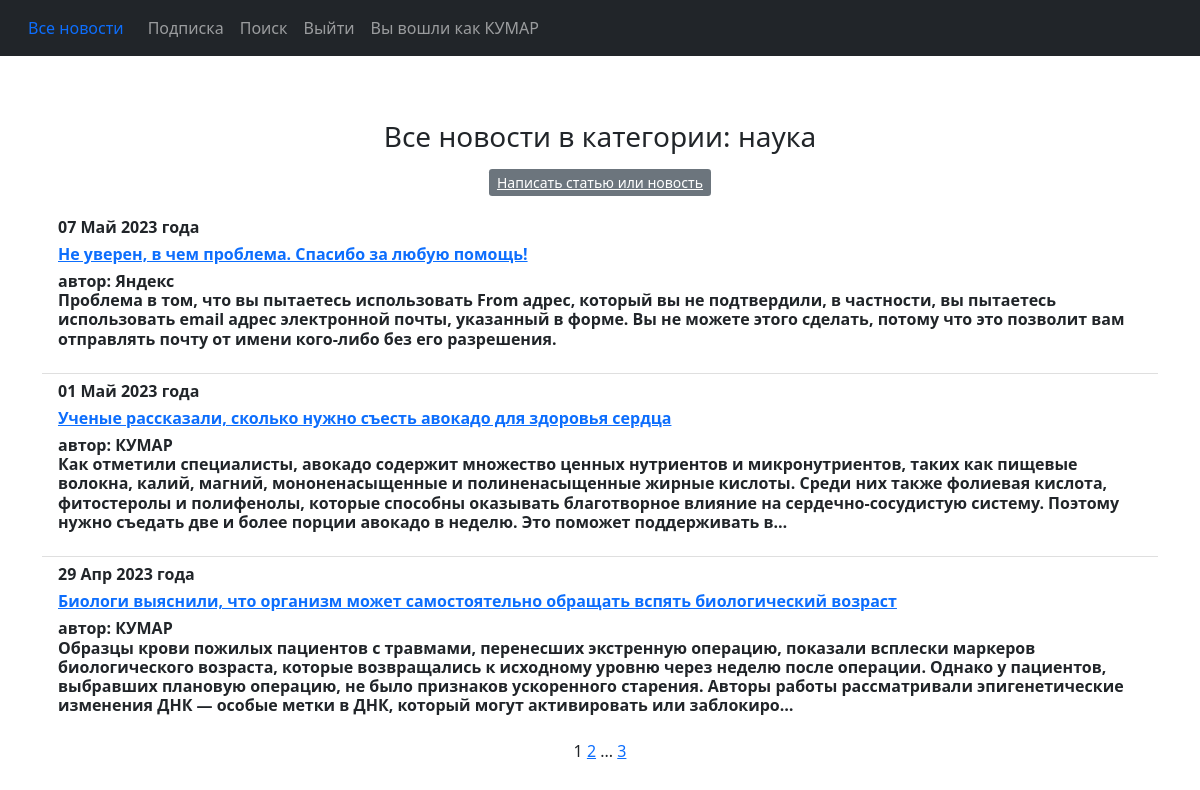
The app's page /categories/4/ (signed in) with its own data.
### news/models.py (models this page shows, shortened)
class Category(models.Model):
    name = models.CharField(max_length=64,
                            unique=True,
                            verbose_name=gettext_lazy(
                                'help text for Category model',
                                'This is the help text'), )
    subscribers = models.ManyToManyField(User,
                                         blank=True,
                                         related_name='categories',
                                         through='Subscriber')
    class Meta:
        verbose_name = 'Категория'
        verbose_name_plural = 'Категории'

class Post(models.Model):
    NEWS = 'NW'
    ARTICLE = 'AR'
    CATEGORY_CHOICES = (
        (NEWS, 'Новость'),
        (ARTICLE, 'Статья'),
    )
    author = models.ForeignKey(Author, on_delete=models.CASCADE)
    categoryType = models.CharField(max_length=2,
                                    choices=CATEGORY_CHOICES,
                                    default=ARTICLE)
    date = models.DateTimeField(auto_now_add=True)
    category = models.ManyToManyField(Category,
                                      through='PostCategory',
                                      help_text=_('category name'))
    title = models.CharField(max_length=255,
                             verbose_name=gettext_lazy('Заголовок'))
    text = models.TextField()
    rating = models.SmallIntegerField(default=0)
    class Meta:
        verbose_name = 'Новость'
        verbose_name_plural = 'Новости'

class Author(models.Model):
    authorUser = models.OneToOneField(User, on_delete=models.CASCADE)
    ratingAuthor = models.IntegerField(default=0)
    class Meta:
        verbose_name = 'Автор'
        verbose_name_plural = 'Авторы'
    def __str__(self):
        return f'{self.authorUser}'

### news/views.py (the view)
# urls.py: path('categories/<int:pk>/', CategoryListView.as_view(), name='category_list'),
class CategoryListView(PostList):
    model = Post
    template_name = 'category_list.html'
    context_object_name = 'category_news_list'
    ordering = '-date'
    paginate_by = 3
    def get_queryset(self):
        self.category = get_object_or_404(Category, id=self.kwargs['pk'])
        queryset = Post.objects.filter(category=self.category).order_by('-date')
        return queryset
    def get_context_data(self, **kwargs):
        context = super().get_context_data(**kwargs)
        context['is_not_subscriber'] = self.request.user not in self.category.subscribers.all()
        context['category'] = self.category
        return context

### news/templatetags/custom_filters.py (called while the page is built)
@register.filter()
def censor(value):
    text = value
    for r in replacements.items():
        text = text.replace(r[0], r[1])
    return text

### news/templatetags/custom_tags.py (called while the page is built)
@register.simple_tag(takes_context=True)
def url_replace(context, **kwargs):
    d = context['request'].GET.copy()
    for k, v in kwargs.items():
        d[k] = v
    return d.urlencode()

### news/views.py (called while the page is built)
    def get_context_data(self, **kwargs):
        context = super().get_context_data(**kwargs)
        context['time_now'] = datetime.utcnow()
        context['is_author'] = self.request.user.groups.filter(name='authors').exists()
        return context

### news/templates/category_list.html (shortened to what this page needs)
{% extends 'default.html' %}
{% load custom_filters %}
{% load custom_tags %}
{% block content %}
<p><h3 class="text-normal fs-12">Все новости в категории: {{ category.name }} </p></h3>
{% if perms.news.add_post %}
<p class="text-center">
    <a href="{% url 'post_create' %}" class="btn-secondary btn-sm">Написать статью или новость</a>
</p>
{% endif %}
{% if category_news_list %}
<ul class="list-group list-group-flush">
    {% for c in category_news_list %}
    <li class="list-group-item">
        <h6 align="left"<small class="fw-bold">{{ c.date | date:'d M Y'}} года</small> </h6>
        <h6 align="left"<small class="fw-bold"><a href="{% url 'post' c.id %}">{{ c.title | censor }}</a></small>
        <h6 align="left"<small class="fw-bold">автор: {{ c.author }}</small> <br>
        <p align="left">{{ c.text | truncatechars:410 }}</p>
    </li>
    {% endfor %}
</ul>
{% else %}
<h2>Новостей нет!</h2>
{% endif %}
{{ page_obj.number }}
{% if page_obj.has_next %}
<a href="?{% url_replace page=page_obj.next_page_number %}">{{ page_obj.next_page_number }}</a>
{% if paginator.num_pages != page_obj.next_page_number %}
...
<a href="?{% url_replace page=page_obj.paginator.num_pages %}">{{ page_obj.paginator.num_pages }}</a>
{% endif %}
{% endif %}
{% endblock content %}

### templates/default.html (shortened to what this page needs)
<!DOCTYPE html>
<html lang="en">
<head>
    {% load static %}
    {% load custom_filters %}
    {% load custom_tags %}
    {% load i18n %}
    {% load tz %}
    <link href="{% static 'css/styles.css' %}" rel="stylesheet"/>
</head>
<body>
<nav class="navbar navbar-expand-lg navbar-dark bg-dark static-top">
    <div class="container-fluid justify-content-center">
        <a class="nav-link" href="/news">Все новости</a>
        <div class="collapse navbar-collapse" id="navbarSupportedContent">
            <ul class="navbar-nav me-auto mb-2 mb-lg-0">
                <li class="nav-item">
                    <a class="nav-link" href="/subscriptions/">Подписка</a>
                </li>
                <li class="nav-item active">
                    <a class="nav-link" href="/news/search">Поиск</a>
                </li>
                {% if user.username %}
                <li class="nav-item">
                    <a class="nav-link" href="/accounts/logout">Выйти</a>
                </li>
                <li class="nav-item">
                    <a class="nav-link" href="/news">Вы вошли как {{ user.username }}</a>
                </li>
                {% else %}
                <li class="nav-item">
                    <a class="nav-link" href="/accounts/login">Войти</a>
                </li>
                {% endif %}
            </ul>
        </div>
    </div>
</nav>
<div class="language-switcher">
  <ul class="nav">
    {% get_current_language as current_language %}
    {% get_available_languages as languages %}
    {% for language in languages %}
      <li class="nav-item">
        <a class="nav-link{% if language.code == current_language %} active{% endif %}"
           href="/{{ language.code }}{% url 'set_language' %}?next={{ request.path }}">
        </a>
      </li>
    {% endfor %}
  </ul>
</div>
<div class="container">
    <div class="row">
        <div class="col-lg-16 text-center">
            {% block content %}
            {% endblock content %}
        </div>
    </div>
</div>
</body>
</html>

### records on screen
Category: name "наука"
Post: date "07 Май 2023", title|censor "Не уверен, в чем проблема. Спасибо за любую помощь!", author "Яндекс", text "Проблема в том, что вы пытаетесь использовать From адрес, который вы не подтвердили, в частности, вы пытаетесь использовать email адрес электронной почты, указанный в форме. Вы не можете этого сделать, потому что это позволит вам отправлять почту от имени кого-либо без его разрешения."
Post: date "01 Май 2023", title|censor "Ученые рассказали, сколько нужно съесть авокадо для здоровья сердца", author "КУМАР", text "Как отметили специалисты, авокадо содержит множество ценных нутриентов и микронутриентов, таких как пищевые волокна, калий, магний, мононенасыщенные и полиненасыщенные жирные кислоты. Среди них также фолиевая кислота, фитостеролы и полифенолы, которые способны оказывать благотворное влияние на сердечно-сосудистую систему. Поэтому нужно съедать две и более порции авокадо в неделю. Это поможет поддерживать в…"
Post: date "29 Апр 2023", title|censor "Биологи выяснили, что организм может самостоятельно обращать вспять биологический возраст", author "КУМАР", text "Образцы крови пожилых пациентов с травмами, перенесших экстренную операцию, показали всплески маркеров биологического возраста, которые возвращались к исходному уровню через неделю после операции. Однако у пациентов, выбравших плановую операцию, не было признаков ускоренного старения. Авторы работы рассматривали эпигенетические изменения ДНК — особые метки в ДНК, который могут активировать или заблокиро…"

### other values on screen
{{ user.username }} "КУМАР"
{{ page_obj.number }} "1"
{{ page_obj.next_page_number }} "2"
{{ page_obj.paginator.num_pages }} "3"
